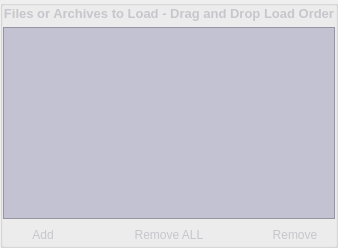
         <widget class="QGroupBox" name="wadGroupBox">
          <property name="enabled">
           <bool>true</bool>
          </property>
          <property name="sizePolicy">
           <sizepolicy hsizetype="Preferred" vsizetype="Preferred">
            <horstretch>0</horstretch>
            <verstretch>0</verstretch>
           </sizepolicy>
          </property>
          <property name="title">
           <string/>
          </property>
          <property name="alignment">
           <set>Qt::AlignLeading|Qt::AlignLeft|Qt::AlignVCenter</set>
          </property>
          <property name="flat">
           <bool>false</bool>
          </property>
          <property name="checkable">
           <bool>false</bool>
          </property>
          <layout class="QHBoxLayout" name="horizontalLayout_10" stretch="0">
           <property name="spacing">
            <number>6</number>
           </property>
           <property name="leftMargin">
            <number>0</number>
           </property>
           <property name="topMargin">
            <number>0</number>
           </property>
           <property name="rightMargin">
            <number>0</number>
           </property>
           <property name="bottomMargin">
            <number>0</number>
           </property>
           <item>
            <layout class="QVBoxLayout" name="verticalLayout_8">
             <property name="spacing">
              <number>6</number>
             </property>
             <property name="topMargin">
              <number>0</number>
             </property>
             <property name="rightMargin">
              <number>0</number>
             </property>
             <item>
              <widget class="QLabel" name="label_pwads">
               <property name="text">
                <string>&lt;html&gt;&lt;head/&gt;&lt;body&gt;&lt;p align=&quot;center&quot;&gt;&lt;span style=&quot; font-size:10pt; font-weight:600; color:#c6c6cc;&quot;&gt;Files or Archives to Load - Drag and Drop Load Order&lt;/span&gt;&lt;/p&gt;&lt;/body&gt;&lt;/html&gt;</string>
               </property>
              </widget>
             </item>
             <item>
              <widget class="DndFileSystemListView" name="listbox_pwadload">
               <property name="enabled">
                <bool>true</bool>
               </property>
               <property name="sizePolicy">
                <sizepolicy hsizetype="Expanding" vsizetype="Expanding">
                 <horstretch>0</horstretch>
                 <verstretch>0</verstretch>
                </sizepolicy>
               </property>
               <property name="sizeIncrement">
                <size>
                 <width>0</width>
                 <height>0</height>
                </size>
               </property>
               <property name="acceptDrops">
                <bool>true</bool>
               </property>
               <property name="toolTip">
                <string>To change the load order, just drag and move the files within to their desired placement</string>
               </property>
               <property name="styleSheet">
                <string notr="true">background-color: #c2c2d3;
color: rgb(0, 0, 0);</string>
               </property>
               <property name="editTriggers">
                <set>QAbstractItemView::NoEditTriggers</set>
               </property>
               <property name="dragEnabled">
                <bool>false</bool>
               </property>
               <property name="iconSize">
                <size>
                 <width>0</width>
                 <height>0</height>
                </size>
               </property>
               <property name="movement">
                <enum>QListView::Snap</enum>
               </property>
               <property name="flow">
                <enum>QListView::TopToBottom</enum>
               </property>
              </widget>
             </item>
             <item>
              <layout class="QHBoxLayout" name="horizontalLayout">
               <item>
                <widget class="QPushButton" name="button_add">
                 <property name="minimumSize">
                  <size>
                   <width>80</width>
                   <height>0</height>
                  </size>
                 </property>
                 <property name="styleSheet">
                  <string notr="true">QPushButton
{
color: #c6c6cc;
border-image: url(:engine/img/UI/UI_Button.png) 10 10 10 10;
border-top: 3px transparent;
border-bottom: 3px transparent;
border-right: 10px transparent;
border-left: 10px transparent;
}

QPushButton:pressed
{
color: #adadb3;
border-image: url(:engine/img/UI/UI_Button_Pressed.png) 10 10 10 10;
border-top: 3px transparent;
border-bottom: 3px transparent;
border-right: 10px transparent;
border-left: 10px transparent;
}</string>
                 </property>
                 <property name="text">
                  <string>Add</string>
                 </property>
                </widget>
               </item>
               <item>
                <spacer name="horizontalSpacer_3">
                 <property name="orientation">
                  <enum>Qt::Horizontal</enum>
                 </property>
                 <property name="sizeHint" stdset="0">
                  <size>
                   <width>40</width>
                   <height>20</height>
                  </size>
                 </property>
                </spacer>
               </item>
               <item>
                <widget class="QPushButton" name="button_pwadsclear">
                 <property name="minimumSize">
                  <size>
                   <width>80</width>
                   <height>0</height>
                  </size>
                 </property>
                 <property name="maximumSize">
                  <size>
                   <width>60</width>
                   <height>16777215</height>
                  </size>
                 </property>
                 <property name="styleSheet">
                  <string notr="true">QPushButton
{
color: #c6c6cc;
border-image: url(:engine/img/UI/UI_Button.png) 10 10 10 10;
border-top: 3px transparent;
border-bottom: 3px transparent;
border-right: 10px transparent;
border-left: 10px transparent;
}

QPushButton:pressed
{
color: #adadb3;
border-image: url(:engine/img/UI/UI_Button_Pressed.png) 10 10 10 10;
border-top: 3px transparent;
border-bottom: 3px transparent;
border-right: 10px transparent;
border-left: 10px transparent;
}</string>
                 </property>
                 <property name="text">
                  <string>Remove ALL</string>
                 </property>
                </widget>
               </item>
               <item>
                <spacer name="horizontalSpacer">
                 <property name="orientation">
                  <enum>Qt::Horizontal</enum>
                 </property>
                 <property name="sizeHint" stdset="0">
                  <size>
                   <width>40</width>
                   <height>20</height>
                  </size>
                 </property>
                </spacer>
               </item>
               <item>
                <widget class="QPushButton" name="button_remove">
                 <property name="minimumSize">
                  <size>
                   <width>80</width>
                   <height>0</height>
                  </size>
                 </property>
                 <property name="styleSheet">
                  <string notr="true">QPushButton
{
color: #c6c6cc;
border-image: url(:engine/img/UI/UI_Button.png) 10 10 10 10;
border-top: 3px transparent;
border-bottom: 3px transparent;
border-right: 10px transparent;
border-left: 10px transparent;
}

QPushButton:pressed
{
color: #adadb3;
border-image: url(:engine/img/UI/UI_Button_Pressed.png) 10 10 10 10;
border-top: 3px transparent;
border-bottom: 3px transparent;
border-right: 10px transparent;
border-left: 10px transparent;
}</string>
                 </property>
                 <property name="text">
                  <string>Remove</string>
                 </property>
                </widget>
               </item>
              </layout>
             </item>
            </layout>
           </item>
          </layout>
         </widget>
